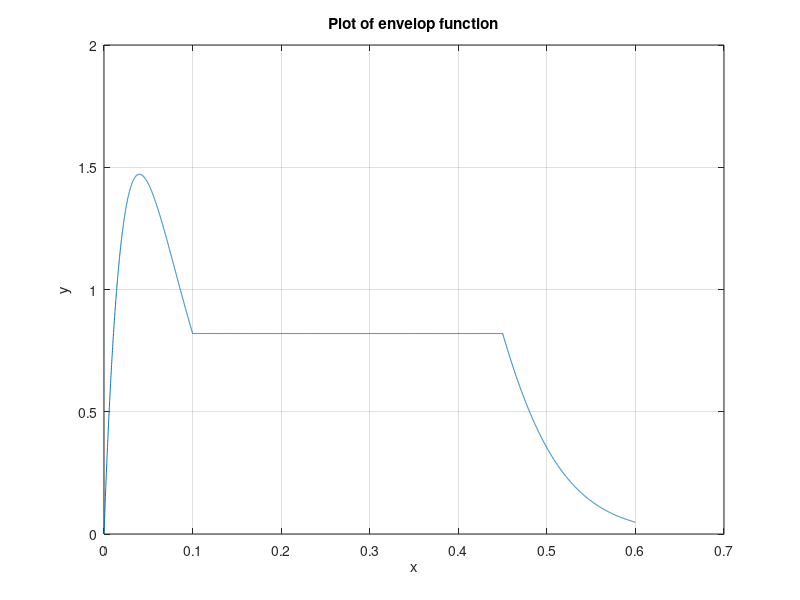

Write MATLAB code to recreate this figure.
%parameters
a=100;
b=10;
c=2.5;
d=0.0082;
%func1
x1 = linspace(0, 0.1, 1000);
y1 = x1 .* (exp(-b*x1) .^c);
%func2 continuous
%{
x2 = linspace(0.1, 0.45, 1000);
y2 = x2 .* (exp(-b*x2) .^c);
%}
%func2
x2 = linspace(0.1, 0.45, 1000);
dd = linspace(d, d, 1000);
y2 = dd;
%func3
x3 = linspace(0.45, 0.6, 1000);
y3 = (x3-0.35) .* (exp(-b*(x3-0.35)) .^c);

%combination
x=[x1 x2 x3];
y=a*[y1 y2 y3];
%plot
figure;
plot(x, y);
xlabel('x');
ylabel('y');
title('Plot of envelop function');

grid on;